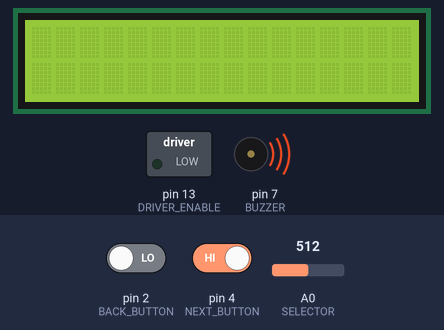
The sketch below on a simulated Arduino Uno, built with avr-gcc and run on an emulated ATmega328P. On the bench: 16×2 character LCD, switched loads named in the sketch (green lamp = pin HIGH), buzzer (waves = sounding). The test bench sets the inputs (shaded band); at power-on: pin 2 (BACK_BUTTON) LOW, pin 4 (NEXT_BUTTON) HIGH, A0 (SELECTOR) = 512. What the sketch prints to the serial monitor is not drawn.

Above: at 1.2 s.
1.3 s: pin 2 (BACK_BUTTON) driven HIGH and pin 4 (NEXT_BUTTON) driven LOW
9.6 s: pin 4 (NEXT_BUTTON) driven HIGH
At 11.6 s:
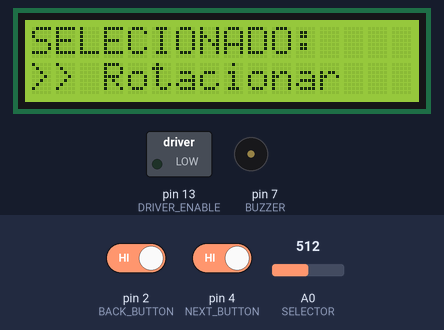
13.4 s: pin 4 (NEXT_BUTTON) driven LOW
At 14.8 s:
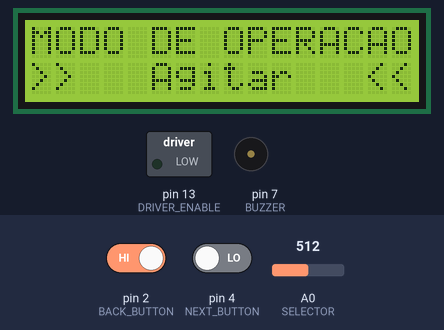
17.2 s: A0 (SELECTOR) set to 669
21.0 s: A0 (SELECTOR) set to 695
At 21.6 s:
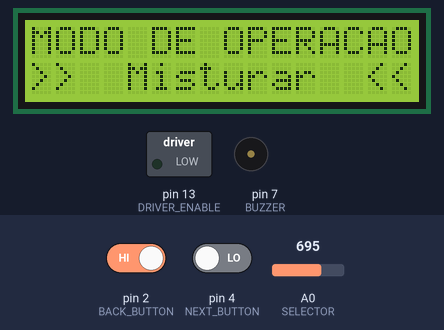
24.8 s: pin 4 (NEXT_BUTTON) driven HIGH
At 30.9 s:
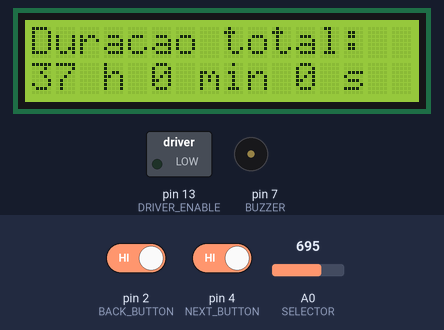
Timing chart, 0 to 33.8 s (numbered marks = the images above; inputs shaded):
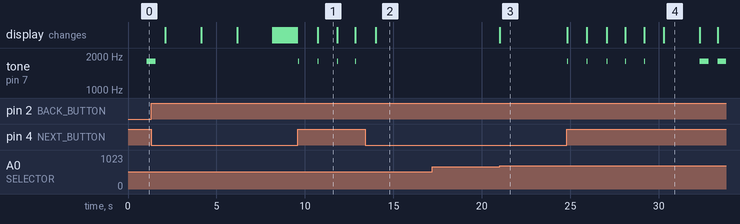

The sketch:

Forgers_Mixer_v6.ino
```cpp
#include <Wire.h>
#include "A4988.h"
#include <Arduino.h>
#include <LiquidCrystal_I2C.h>

/* Constants Definitions */
#define BACK_BUTTON       2
#define NEXT_BUTTON       4
#define SELECTOR          A0
#define DRIVER_ENABLE     13
#define DRIVER_STEPPER    8
#define DRIVER_DIRECTION  9
#define MOTOR_STEPS       200
#define BUZZER            7
/********************************/

/* Global Variables Definitions */
boolean nextButton, backButton;
int selectorPosition;
int modeId = 0;
/*  0 - Rotation
 *  1 - Seesaw
 *  2 - Seesaw with shake
 */
int speedRPM = 0;
int degreesLimit = 0;
unsigned long hours = 0;
unsigned long minutes = 0;
unsigned long seconds = 0;
unsigned long totalTime = 0;
unsigned long currentTime = 0;
unsigned long loopBeginTime, loopTime;
int progress;
/**********************************/

LiquidCrystal_I2C display(0x27,16,2);

A4988 motor(200,9,8);

void InitializeDevice() {
  digitalWrite(DRIVER_ENABLE,LOW);
  display.setBacklight(HIGH);
  display.clear();
  delay(1000);
  tone(7,1800);
  delay(500);
  noTone(7);
  delay(500);
  display.setCursor(0, 0);
  display.print("  UNIFESP - SJC ");
  display.setCursor(0, 1);
  display.print("       ICT      ");
  delay(2000);
  display.clear();
  display.setCursor(0, 0);
  display.print("     Grupo      ");
  display.setCursor(0, 1);
  display.print("    Forgers     ");
  delay(2000);
  display.clear();
  display.setCursor(0, 0);
  display.print("    Forgers     ");
  display.setCursor(0, 1);
  display.print("     Mixer      ");
  delay(2000);
  display.clear();
  ConfigureDevice();
}

void ConfigureDevice() {
  display.setCursor(0, 0);  display.print("Aguarde"); delay(50);
  display.print(".");       delay(50);
  display.print(".");       delay(50);
  display.print(".");       delay(50);
  display.print(".");       delay(50);
  display.print(".");       delay(50);
  display.print(".");       delay(50);
  display.print(".");       delay(50);
  display.print(".");       delay(50);
  display.print(".");       delay(50);
  display.setCursor(0, 1);
  display.print(".");       delay(50);
  display.print(".");       delay(50);
  display.print(".");       delay(50);
  display.print(".");       delay(50);
  display.print(".");       delay(50);
  display.print(".");       delay(50);
  display.print(".");       delay(50);
  display.print(".");       delay(50);
  display.print(".");       delay(50);
  display.print(".");       delay(50);
  display.print(".");       delay(50);
  display.print(".");       delay(50);
  display.print(".");       delay(50);
  display.print(".");       delay(50);
  display.print(".");       delay(50);
  display.print(".");       delay(50);
  while(!digitalRead(NEXT_BUTTON)) {
    display.setCursor(0, 0);
    display.print("Pressione (B) p/");
    display.setCursor(0, 1);
    display.print("configurar ciclo");
  }
  Pulse();
  delay(1000);
  ModeSelector();
}

void ModeSelector() {
  display.clear();
  display.setCursor(0, 0);  display.print("MODO DE OPERACAO");
  display.setCursor(0, 1);  display.print(">>            ");
  while(!digitalRead(NEXT_BUTTON)) {
    selectorPosition = analogRead(SELECTOR);
    Serial.println(selectorPosition);
    display.setCursor(3,1);
    if( selectorPosition < 340) {
    modeId = 0;
    display.print("Rotacionar <<");
    } else {
      if( selectorPosition < 680) {
        modeId = 1;
        display.print("  Agitar   <<");
      } else {
        modeId = 2;
        display.print(" Misturar  <<");
      }
    }
  }
  display.clear();
  switch(modeId) {
    case 0:
      display.setCursor(0,0); display.print("SELECIONADO:    ");
      display.setCursor(0,1); display.print(">> Rotacionar   ");
      break;
    case 1:
      display.setCursor(0,0); display.print("SELECIONADO:    ");
      display.setCursor(0,1); display.print(">> Agitar       ");
      break;
    case 2:
      display.setCursor(0,0); display.print("SELECIONADO:    ");
      display.setCursor(0,1); display.print(">> Misturar     ");
      break;
    default:
      display.setCursor(0,0); display.print("Erro! Contacte  ");
      display.setCursor(0,1); display.print("o desenvolvedor ");
      break;
  }
  Pulse();
  delay(1000);
  SpeedSelector();
}

void SpeedSelector() {
  display.clear();
  display.setCursor(0, 0);  display.print("VELOCIDADE (rpm)");
  display.setCursor(0, 1);  display.print(">>            <<");
  while(!digitalRead(NEXT_BUTTON)) {
    if(modeId == 0) speedRPM = map(analogRead(SELECTOR),2,971,10,60);  // 12 rpm - 30 Steps/s and 60 rpm - 200 Steps/s
    else speedRPM = map(analogRead(SELECTOR),2,971,10,30);  // 12 rpm - 30 Steps/s and 60 rpm - 200 Steps/s
    display.setCursor(7, 1); display.print(speedRPM);
    if(digitalRead(BACK_BUTTON)) ModeSelector();
  }
  display.clear();
  display.setCursor(0, 0);  display.print("SELECIONADO:    ");
  display.setCursor(0, 1);  display.print(">>     rpm      ");
  display.setCursor(4, 1);  display.print(speedRPM);
  Pulse();
  delay(1000);
  DegreesLimitSelector();
}

void DegreesLimitSelector() {
  display.clear();
  if(modeId != 0) {
    display.clear();
    display.setCursor(0, 0);  display.print(" ANGULO LIMITE  ");
    display.setCursor(0, 1);  display.print(">>            <<");
    display.setCursor(9, 1);  display.print((char)223);
    while(!digitalRead(NEXT_BUTTON)) {
      degreesLimit = map(analogRead(SELECTOR),2,971,10,90);  // 12 rpm - 30 Steps/s and 60 rpm - 200 Steps/s
      display.setCursor(6, 1); display.print(degreesLimit);
      if(digitalRead(BACK_BUTTON)) ModeSelector();
    }
    display.clear();
    display.setCursor(0, 0);  display.print("SELECIONADO:    ");
    display.setCursor(0, 1);  display.print(">>              ");
    display.setCursor(6, 1);  display.print(degreesLimit);
    display.setCursor(9, 1);  display.print((char)223);
  }
  Pulse();
  delay(1000);
  HoursSelector();
}

void HoursSelector() {
  display.clear();
  display.setCursor(0,0); display.print("   DURACAO (h)  ");
  display.setCursor(0,1); display.print(">>            <<");
  while(!digitalRead(NEXT_BUTTON)) {
    hours = map(analogRead(SELECTOR),2,971,0,72);
    Serial.println(hours);
    display.setCursor(7,1);
    if(hours < 10) {
      display.print(" "); display.print(hours);
    } else {
      display.print(hours);
    }
    if(digitalRead(BACK_BUTTON)) SpeedSelector();
  }
  Pulse();
  delay(1000);
  MinutesSelector();
}

void MinutesSelector() {
  display.clear();
  display.setCursor(0,0); display.print("  DURACAO (min) ");
  display.setCursor(0,1); display.print(">>            <<");
  while(!digitalRead(NEXT_BUTTON)) {
    minutes = map(analogRead(SELECTOR),2,971,0,59);
    Serial.println(minutes);
    display.setCursor(7,1);
    if(minutes < 10) {
      display.print(" "); display.print(minutes);
    } else {
      display.print(minutes);
    }
    if(digitalRead(BACK_BUTTON)) HoursSelector();
  }
  Pulse();
  delay(1000);
  SecondsSelector();
}

void SecondsSelector() {
  display.clear();
  display.setCursor(0,0); display.print("   DURACAO (s)  ");
  display.setCursor(0,1); display.print(">>            <<");
  while(!digitalRead(NEXT_BUTTON)) {
    seconds = map(analogRead(SELECTOR),2,971,0,59);
    Serial.println(seconds);
    display.setCursor(6,1);
    if(seconds < 10) {
    display.print(" "); display.print(seconds);
    } else {
    display.print(seconds);
    }
    display.print(" s");
    if(digitalRead(BACK_BUTTON)) MinutesSelector();
  }
  display.clear();
  display.setCursor(0,0); display.print("Duracao total:  ");
  display.setCursor(0,1); display.print(hours);display.print(" h ");display.print(minutes); display.print(" min "); display.print(seconds); display.print(" s");
  totalTime = 3600*hours + 60*minutes + seconds;
  delay(2000);
  PrepareMix();
}

void PrepareMix() {
  display.clear();
  display.setCursor(0,0); display.print("Nivele a bandeja");
  display.setCursor(0,1); display.print("e aperte <B>    ");

  motor.begin(speedRPM, 16);
  while(!digitalRead(NEXT_BUTTON)) {
    if(digitalRead(BACK_BUTTON)) SecondsSelector();
  }
  motor.enable();
  StartMix();
}

void StartMix() {
  display.clear();
  display.setCursor(0,0); display.print("Comecando em    ");
  display.setCursor(13,0); display.print("3");
  Tone();
  delay(400);
  display.setCursor(13,0); display.print("2");
  Tone();
  delay(400);
  display.setCursor(13,0); display.print("1");
  Tone();
  delay(700);
  digitalWrite(DRIVER_ENABLE,HIGH);
  display.setCursor(0,0); display.print("Em progresso... ");
  updateDisplay(totalTime,0);
  MotorControl();
}

void MotorControl() {
  switch(modeId) {
    case 0:
    loopBeginTime = millis()/1000;
    loopTime = millis()/1000;
    while(loopTime - loopBeginTime < totalTime) {
      motor.rotate(360); // One full rotation considering 1/16 steps configuration
      loopTime = millis()/1000;
      progress = currentTime/float(totalTime)*100; //Serial.println(progress);
      currentTime = (unsigned long)(ceil(float(loopTime-loopBeginTime)));
      updateDisplay(totalTime - currentTime,progress);
    }
    break;
    case 1:
    motor.setSpeedProfile(motor.LINEAR_SPEED, 1500, 1500);
    loopBeginTime = millis()/1000;
    loopTime = millis()/1000;
    motor.rotate(-degreesLimit);
    while(loopTime - loopBeginTime < totalTime) {
      motor.rotate(degreesLimit*2);
      motor.rotate(-degreesLimit*2);
      loopTime = millis()/1000;
      progress = int(ceil(float(loopTime-loopBeginTime)/float(totalTime)*100));
      currentTime = (unsigned long)(ceil(float(loopTime-loopBeginTime)));
      updateDisplay(totalTime - currentTime,progress);
    }
    motor.rotate(degreesLimit);
    break;
    case 2:
    motor.setSpeedProfile(motor.LINEAR_SPEED, 2000, 2000);
    loopBeginTime = millis()/1000; //Serial.println(loopBeginTime);
    loopTime = millis()/1000; //Serial.println(loopTime);
    motor.rotate(degreesLimit);
    while(loopTime - loopBeginTime < totalTime) {
      motor.rotate(-degreesLimit*2);
      motor.rotate(-5); motor.rotate(5); motor.rotate(-5); motor.rotate(5); motor.rotate(-5); motor.rotate(5); motor.rotate(-5); motor.rotate(5);
      motor.rotate(degreesLimit*2);
      motor.rotate(5); motor.rotate(-5); motor.rotate(5); motor.rotate(-5); motor.rotate(5); motor.rotate(-5); motor.rotate(5); motor.rotate(-5);
      loopTime = millis()/1000;
      progress = int(ceil(float(loopTime-loopBeginTime)/float(totalTime)*100));
      currentTime = (unsigned long)(ceil(float(loopTime-loopBeginTime)));
      updateDisplay(totalTime - currentTime,progress);
    }
    motor.rotate(-degreesLimit);
    break;
  }
  Finalize();
}

void updateDisplay(unsigned long totalTimeInSec, int progress) {
  String TimeString;
  int hours =   (int)ceil((unsigned long)totalTimeInSec/3600);
  int minutes = (int)ceil((unsigned long)totalTimeInSec/60) - hours*60;
  int seconds = (int)(totalTimeInSec - minutes*60 - hours*3600);
  display.setCursor(0,1);

  if(progress <= 100) {
    if(hours < 10) {
      display.print("0");  display.print(hours); display.print(":");
    } else {
      display.print(hours); display.print(":");
    }
    if(minutes < 10) {
      display.print("0");  display.print(minutes); display.print(":");
    } else {
      display.print(minutes); display.print(":");
    }
    if(seconds < 10) {
      display.print("0");  display.print(seconds);
    } else {
      display.print(seconds);
    }
  }
  display.setCursor(12,1);
  if(progress > 100) {
    display.print("100%");
  } else {
    if(progress < 10) {
      display.print("  "); display.print(progress); display.print("%");
    } else {
      if(progress < 100) {
        display.print(" "); display.print(progress); display.print("%");
      } else {
        display.print(progress); display.print("%");
      }
    }
  }
}

void Finalize() {
  boolean state;
  display.clear();
  display.setCursor(0,0); display.print("Fim! Pressione  ");
  display.setCursor(0,1); display.print("(A) p/ finalizar");
  while(!digitalRead(BACK_BUTTON)) {
    Tone();
  }
  digitalWrite(DRIVER_ENABLE,LOW);
  ConfigureDevice();
}

void Tone() {
  tone(7,1800); delay(500); noTone(7); delay(100);
}

void Pulse() {
  tone(7,1800); delay(20); noTone(7); delay(10);
}
void setup() {
  Serial.begin(9600);
  display.init();
  motor.disable();
  motor.begin(60, 16);
  pinMode(DRIVER_ENABLE,OUTPUT);
  pinMode(BUZZER,OUTPUT);
  digitalWrite(DRIVER_ENABLE,LOW);
}

void loop() {
  InitializeDevice();
}
```

Measured:
- the behaviour switches between 679 and 680 on A0 (SELECTOR) (found by bisection; images 2 and 3)
- after the input at 9.6 s, tone on pin 7 (BUZZER): alternates 1800 Hz for 0.02 s and silent for 1.1 s, starting at once; the display: changes after 1.1 s (image 1)
- after the input at 13.4 s, tone on pin 7 (BUZZER): stops changing and stays silent; the display: changes after 0.60 s (image 2)
- after the input at 17.2 s, every drawn part: stays the same
- after the input at 21.0 s, the display: changes at once (image 3)
- after the input at 24.8 s, tone on pin 7 (BUZZER): goes 4 × (1800 Hz 0.02 s, silent 1.1 s), 1800 Hz 0.02 s, silent 3.1 s, 1800 Hz 0.50 s, silent 0.50 s, then 1800 Hz, starting at once; the display: first changes at once (image 4 shows a later state)
- what the display in image 1 shows lasts 1.1 s, from 10.7 s to 11.8 s
